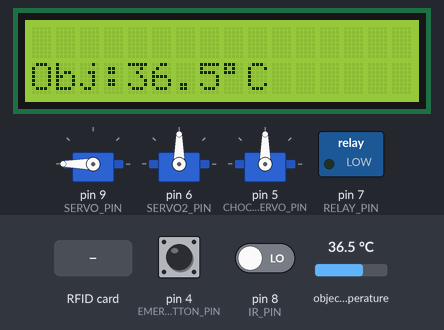
Simulated run of this sketch. Board: Arduino Nano, built with avr-gcc and run on an emulated ATmega328P. Shown: 16×2 character LCD, 3 × servo, switched loads named in the sketch (green lamp = pin HIGH). Inputs (shaded band) come from the test bench; at power-on: pin 4 (EMERGENCY_BUTTON_PIN) HIGH, pin 8 (IR_PIN) LOW, object temperature 36.5 °C. What the sketch prints to the serial monitor is not drawn.

Above: at 2.1 s.
2.2 s: RFID card 13 5E BA 02 held to the reader
At 3.7 s:
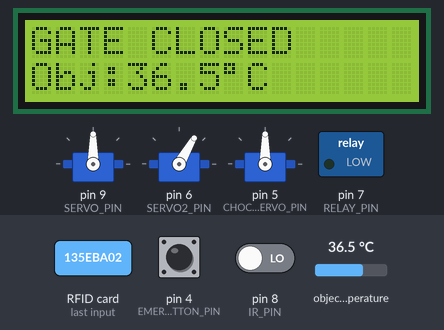
4.7 s: pin 4 (EMERGENCY_BUTTON_PIN) pulled LOW for 3.2 s
At 8.1 s:
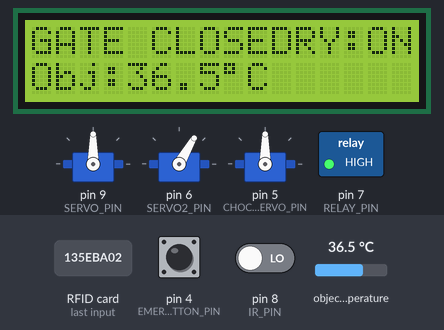
9.4 s: RFID card 13 34 11 A5 held to the reader
At 11.3 s:
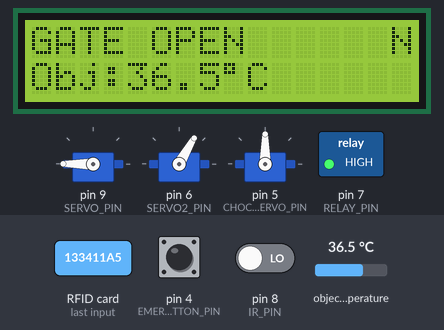
11.6 s: RFID card 13 5E BA 02 held to the reader
At 12.8 s:
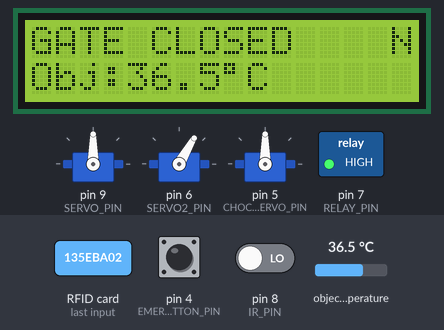
13.8 s: pin 4 (EMERGENCY_BUTTON_PIN) pulled LOW for 0.15 s
At 14.9 s:
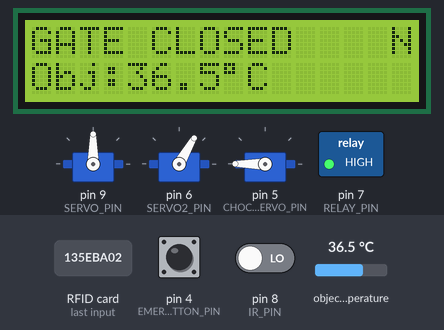
15.5 s: pin 4 (EMERGENCY_BUTTON_PIN) pulled LOW for 3.2 s
At 25.4 s:
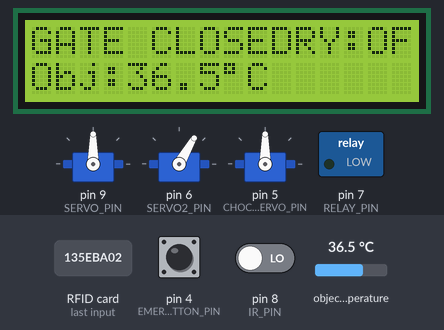
Timing chart, 0 to 25.7 s (numbered marks = the images above; inputs shaded):
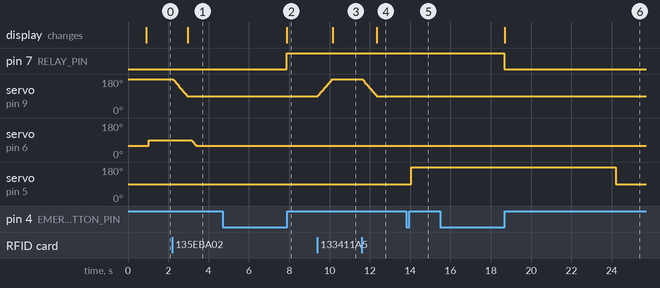

Measured:
- after the input at 2.2 s, servo on pin 9 (SERVO_PIN): moves from 180° to 90° over 0.73 s, starting at once; the display: changes after 0.76 s (image 1)
- after the input at 4.7 s, pin 7 (RELAY_PIN): LOW → HIGH after 3.2 s; the display: changes after 3.2 s (image 2)
- after the input at 9.4 s, servo on pin 9 (SERVO_PIN): moves from 90° to 180° over 0.72 s, starting at once; the display: changes after 0.76 s (image 3)
- after the input at 11.6 s, servo on pin 9 (SERVO_PIN): moves from 180° to 90° over 0.72 s, starting at once; the display: changes after 0.75 s (image 4)
- after the input at 13.8 s, servo on pin 5 (CHOCOLATE_SERVO_PIN): 90° → 180° after 0.26 s
- after the input at 15.5 s, pin 7 (RELAY_PIN): HIGH → LOW after 3.2 s; the display: changes after 3.2 s (image 6)

The sketch:

nano.ino
```cpp
// ====== Therabot: Arduino Nano Subsystem Controller ======
// This code manages access control, local display, and a sensor array.
// VERSION UPDATE: Gate servo now starts at 180 degrees and toggles on each scan.

// --- Included Libraries ---
#include <Wire.h>
#include <Adafruit_MLX90614.h>
#include <LiquidCrystal_I2C.h>
#include <SPI.h>
#include <Adafruit_PN532.h>
#include <Servo.h>

// --- I2C Devices ---
Adafruit_MLX90614 mlx = Adafruit_MLX90614();
LiquidCrystal_I2C lcd(0x27, 16, 2);

// --- PN532 (SPI) ---
#define PN532_SS 10
Adafruit_PN532 nfc(PN532_SS);

// --- Servos ---
#define SERVO_PIN 9         // Gate servo
#define SERVO2_PIN 6        // IR-triggered servo
#define CHOCOLATE_SERVO_PIN 5 // Chocolate dispenser servo
Servo gateServo;
Servo irServo;
Servo chocolateServo;

// --- Target RFID Cards ---
const uint8_t TARGET_UID_1[] = { 0x13, 0x5E, 0xBA, 0x02 };
const uint8_t TARGET_UID_2[] = { 0x13, 0x34, 0x11, 0xA5 };
const uint8_t TARGET_UID_3[] = { 0x04, 0x19, 0x2A, 0xF2, 0xD4, 0x13, 0x91 };
const uint8_t TARGET_UID_4[] = { 0x04, 0x7C, 0x21, 0xF2, 0xD4, 0x13, 0x90 };
const uint8_t TARGET_LEN_4 = 4;
const uint8_t TARGET_LEN_7 = 7;

// --- Relay + Button ---
#define EMERGENCY_BUTTON_PIN 4
#define RELAY_PIN  7
const bool RELAY_ACTIVE_HIGH = true;
bool relayState = false;

// --- Digital IR sensor ---
#define IR_PIN 8
#define IR_ACTIVE_LOW true

// --- State Variables ---
bool irPrevDetected   = false;
bool irActionActive   = false;
unsigned long irActionStart = 0;
const unsigned long IR_HOLD_MS = 2000;
bool irAtZero         = false;
bool gateIsOpen  = true; // Gate starts in the open state
bool matchedPrev = false;
unsigned long buttonPressStartTime = 0;
bool buttonIsBeingHeld = false;
bool longPressActionDone = false;
const unsigned long LONG_PRESS_MS = 3000;
bool chocolateServoActive = false;
unsigned long chocolateServoStartTime = 0;
const unsigned long CHOCOLATE_OPEN_MS = 10000;

// ======================= HELPER FUNCTIONS =======================
void printUid(const uint8_t *uid, uint8_t len) {
  for (uint8_t i = 0; i < len; i++) {
    if (uid[i] < 0x10) Serial.print('0');
    Serial.print(uid[i], HEX);
    if (i < len - 1) Serial.print(':');
  }
}

bool uidEquals(const uint8_t *uid, uint8_t len, const uint8_t *ref, uint8_t refLen) {
  if (len != refLen) return false;
  for (uint8_t i = 0; i < len; i++) if (uid[i] != ref[i]) return false;
  return true;
}

void applyRelayOutput() {
  bool pinLevel = relayState ? RELAY_ACTIVE_HIGH : !RELAY_ACTIVE_HIGH;
  digitalWrite(RELAY_PIN, pinLevel ? HIGH : LOW);
  lcd.setCursor(11, 0);
  lcd.print("RY:");
  lcd.print(relayState ? "ON " : "OFF");
}

void smoothMove(Servo& s, int from, int to, int stepDelayMs = 8) {
  if (to > from) {
    for (int p = from; p <= to; p++) { s.write(p); delay(stepDelayMs); }
  } else if (to < from) {
    for (int p = from; p >= to; p--) { s.write(p); delay(stepDelayMs); }
  } else {
    s.write(to);
  }
}

void moveGateTo(int targetDeg) {
  int current = gateServo.read();
  smoothMove(gateServo, current, targetDeg, 8);
  gateIsOpen = (targetDeg == 180);

  lcd.setCursor(0, 0);
  if (gateIsOpen) { lcd.print("GATE OPEN      "); }
  else            { lcd.print("GATE CLOSED    "); }
}

void moveIRServoTo(int targetDeg) {
  int current = irAtZero ? 0 : 90;
  smoothMove(irServo, current, targetDeg, 8);
  irAtZero = (targetDeg == 0);
}

// =========================== SETUP ===========================
void setup() {
  Serial.begin(115200);
  Wire.begin();

  lcd.init();
  lcd.backlight();
  lcd.setCursor(0, 0); lcd.print("Therabot Ready");
  lcd.setCursor(0, 1); lcd.print("Init sensors...");

  if (!mlx.begin()) {
    Serial.println("MLX90614 not found!");
    lcd.clear(); lcd.print("MLX90614 ERROR");
  }

  nfc.begin();
  if (!nfc.getFirmwareVersion()) {
    Serial.println("PN532 not found");
    lcd.clear(); lcd.print("PN532 ERROR");
  }
  nfc.SAMConfig();

  // --- UPDATED: Initialize Servos ---
  gateServo.attach(SERVO_PIN);
  gateServo.write(180); // Start in the OPEN position
  gateIsOpen = true;

  irServo.attach(SERVO2_PIN);
  irServo.write(60);
  irAtZero = false;

  chocolateServo.attach(CHOCOLATE_SERVO_PIN);
  chocolateServo.write(90);

  pinMode(RELAY_PIN, OUTPUT);
  pinMode(EMERGENCY_BUTTON_PIN, INPUT_PULLUP);
  applyRelayOutput();
  pinMode(IR_PIN, INPUT);

  delay(800);
  lcd.clear();
}

// ============================ LOOP ===========================
void loop() {
  handleEmergencyButton();
  handleChocolateServoTimer();

  float objectC = mlx.readObjectTempC();
  lcd.setCursor(0, 1);
  lcd.print("Obj:");
  lcd.print(objectC, 1);
  lcd.write(byte(223));
  lcd.print("C   ");

  uint8_t uid[7];
  uint8_t uidLen = 0;
  bool found = nfc.readPassiveTargetID(PN532_MIFARE_ISO14443A, uid, &uidLen, 120);

  bool matchedNow = false;
  if (found) {
    bool match1 = uidEquals(uid, uidLen, TARGET_UID_1, TARGET_LEN_4);
    bool match2 = uidEquals(uid, uidLen, TARGET_UID_2, TARGET_LEN_4);
    bool match3 = uidEquals(uid, uidLen, TARGET_UID_3, TARGET_LEN_7);
    bool match4 = uidEquals(uid, uidLen, TARGET_UID_4, TARGET_LEN_7);
    matchedNow = match1 || match2 || match3 || match4;
  }

  // --- UPDATED: RFID Toggle Logic ---
  if (matchedNow && !matchedPrev) {
    if (gateIsOpen) {
      // If gate is open, close it
      moveGateTo(90);
    } else {
      // If gate is closed, open it
      moveGateTo(180);
    }
  }
  matchedPrev = matchedNow;

  bool irDetected = (digitalRead(IR_PIN) == LOW);
  if (irDetected && !irPrevDetected && !irActionActive) {
    moveIRServoTo(90);
    irActionActive = true;
    irActionStart = millis();
  }
  if (irActionActive && (millis() - irActionStart >= IR_HOLD_MS)) {
    moveIRServoTo(60);
    irActionActive = false;
  }
  irPrevDetected = irDetected;

  delay(50);
}

// ====================== HELPER/HANDLER FUNCTIONS ======================
void handleEmergencyButton() {
  int reading = digitalRead(EMERGENCY_BUTTON_PIN);

  if (reading == LOW && !buttonIsBeingHeld) {
    buttonIsBeingHeld = true;
    longPressActionDone = false;
    buttonPressStartTime = millis();
  }

  if (reading == HIGH && buttonIsBeingHeld) {
    buttonIsBeingHeld = false;
    if (!longPressActionDone) {
      Serial.println("Short Press: Opening chocolate dispenser.");
      chocolateServo.write(180);
      chocolateServoActive = true;
      chocolateServoStartTime = millis();
    }
  }

  if (buttonIsBeingHeld && !longPressActionDone) {
    if (millis() - buttonPressStartTime > LONG_PRESS_MS) {
      Serial.println("Long Press: Toggling relay.");
      relayState = !relayState;
      applyRelayOutput();
      longPressActionDone = true;
    }
  }
}

void handleChocolateServoTimer() {
  if (chocolateServoActive) {
    if (millis() - chocolateServoStartTime >= CHOCOLATE_OPEN_MS) {
      Serial.println("Timer complete. Closing chocolate dispenser.");
      chocolateServo.write(90);
      chocolateServoActive = false;
    }
  }
}
```
